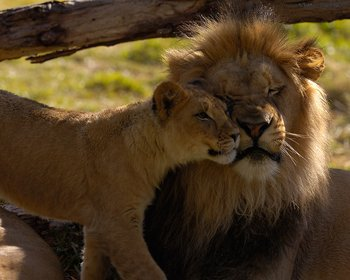
#> input picture images/lioncuddle1.jpg, 350 x 280 px
$ python lion.py
#> lines starting #> are read from the running program, lines starting #| are printed output that depends on the picture; long printed decimals are rounded
import cv2
import numpy as np
import math

# read image
img = cv2.imread('../images/lioncuddle1.jpg')
#> img is the input picture: shape (280, 350, 3); mean B, G, R 35.1, 61.4, 81.2

# METHOD 1: RGB

# convert img to gray
gray = cv2.cvtColor(img, cv2.COLOR_BGR2GRAY)
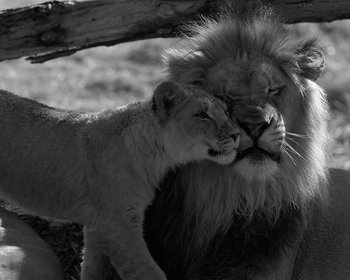
#> gray: shape (280, 350); min 0, max 251, mean 64.3

# compute gamma = log(mid*255)/log(mean)
mid = 0.5
mean = np.mean(gray)
#> mean = 64.32
gamma = math.log(mid*255)/math.log(mean)
#> gamma = 1.16
print(gamma)
#| 1.164

# do gamma correction
img_gamma1 = np.power(img, gamma).clip(0,255).astype(np.uint8)
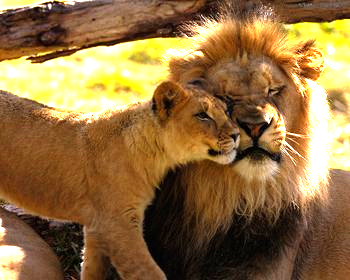
#> img_gamma1: shape (280, 350, 3); mean B, G, R 64.6, 110.8, 144.9


# METHOD 2: HSV (or other color spaces)

# convert img to HSV
hsv = cv2.cvtColor(img, cv2.COLOR_BGR2HSV)
#> hsv: shape (280, 350, 3); mean H, S, V 16.9, 150.5, 81.2
hue, sat, val = cv2.split(hsv)
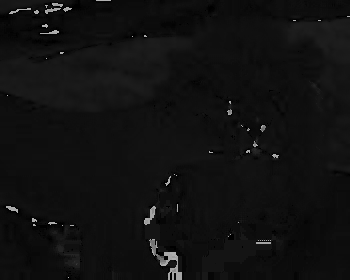
#> hue: shape (280, 350); min 0, max 179, mean 16.9
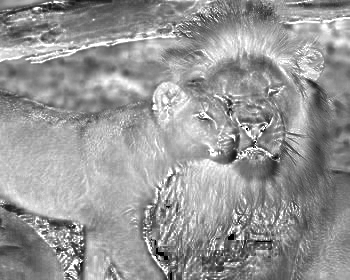
#> sat: shape (280, 350); min 0, max 255, mean 150.5
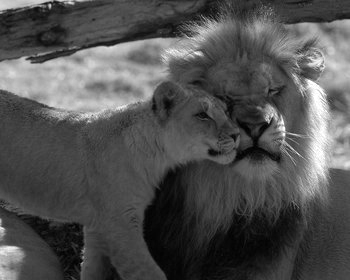
#> val: shape (280, 350); min 0, max 255, mean 81.2

# compute gamma = log(mid*255)/log(mean)
mid = 0.5
mean = np.mean(val)
#> mean = 81.2
gamma = math.log(mid*255)/math.log(mean)
#> gamma = 1.1
print(gamma)
#| 1.103

# do gamma correction on value channel
val_gamma = np.power(val, gamma).clip(0,255).astype(np.uint8)
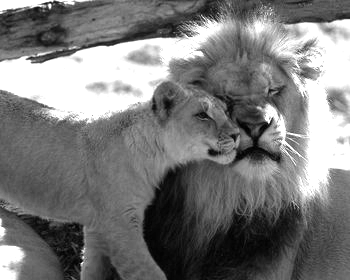
#> val_gamma: shape (280, 350); min 0, max 255, mean 121.5

# combine new value channel with original hue and sat channels
hsv_gamma = cv2.merge([hue, sat, val_gamma])
#> hsv_gamma: shape (280, 350, 3); mean H, S, V 16.9, 150.5, 121.5
img_gamma2 = cv2.cvtColor(hsv_gamma, cv2.COLOR_HSV2BGR)
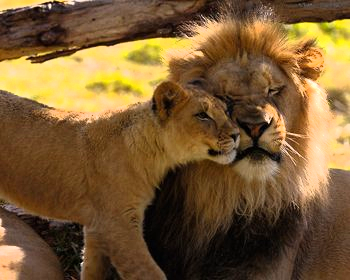
#> img_gamma2: shape (280, 350, 3); mean B, G, R 51.4, 91.2, 121.5

# show results
cv2.imshow('input', img)
cv2.imshow('result1', img_gamma1)
cv2.imshow('gray', gray)
cv2.imshow('result2', img_gamma2)
cv2.waitKey(0)
cv2.destroyAllWindows()

# save results
cv2.imwrite('lioncuddle1_gamma1.jpg', img_gamma1)
cv2.imwrite('lioncuddle1_gamma2.jpg', img_gamma2)

$ run again, with images/11-29-2023 10_49_28.jpg copied over images/lioncuddle1.jpg
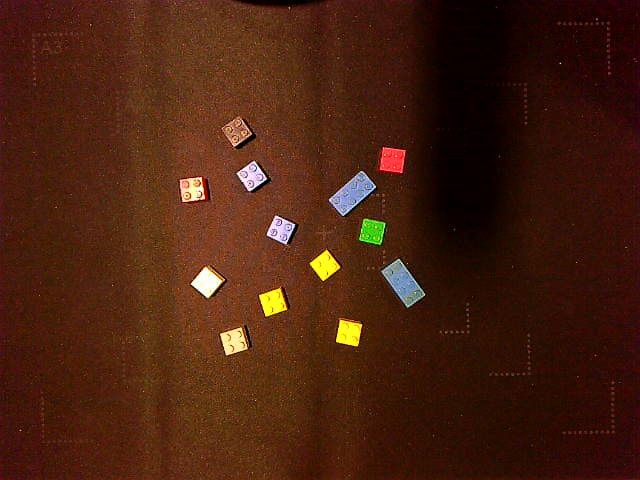
#> input picture images/11-29-2023 10_49_28.jpg, 640 x 480 px
#> img is the input picture: shape (480, 640, 3); mean B, G, R 15.5, 33.2, 72
#> `mean = np.mean(gray)`: mean = 42.78
#> `gamma = math.log(mid*255)/math.log(mean)`: gamma = 1.29
#| 1.291
#> hsv: shape (480, 640, 3); mean H, S, V 14.3, 215.2, 72.6
#> `hue, sat, val = cv2.split(hsv)`:
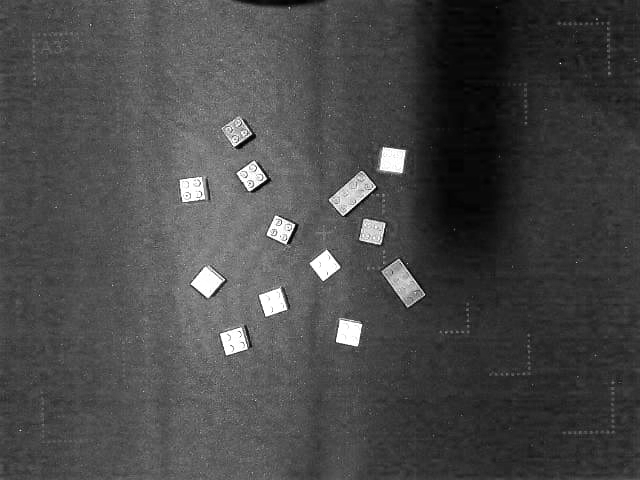
#> val: shape (480, 640); min 1, max 255, mean 72.6
#> `mean = np.mean(val)`: mean = 72.6
#> `gamma = math.log(mid*255)/math.log(mean)`: gamma = 1.13
#| 1.131
#> hsv_gamma: shape (480, 640, 3); mean H, S, V 14.3, 215.2, 124.4
#> `img_gamma2 = cv2.cvtColor(hsv_gamma, cv2.COLOR_HSV2BGR)`:
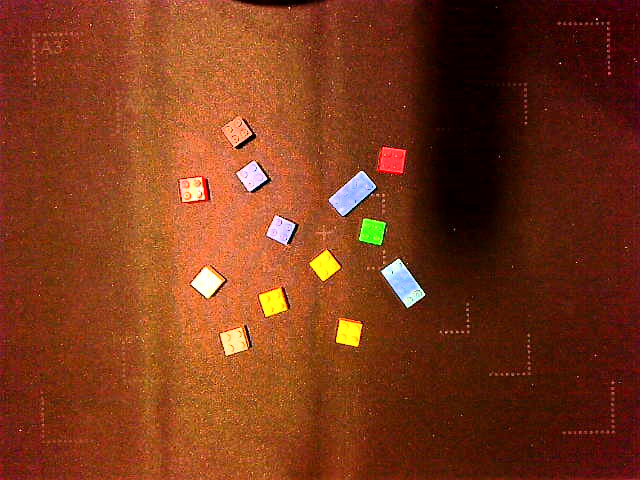
#> img_gamma2: shape (480, 640, 3); mean B, G, R 25.3, 55.7, 123.6
